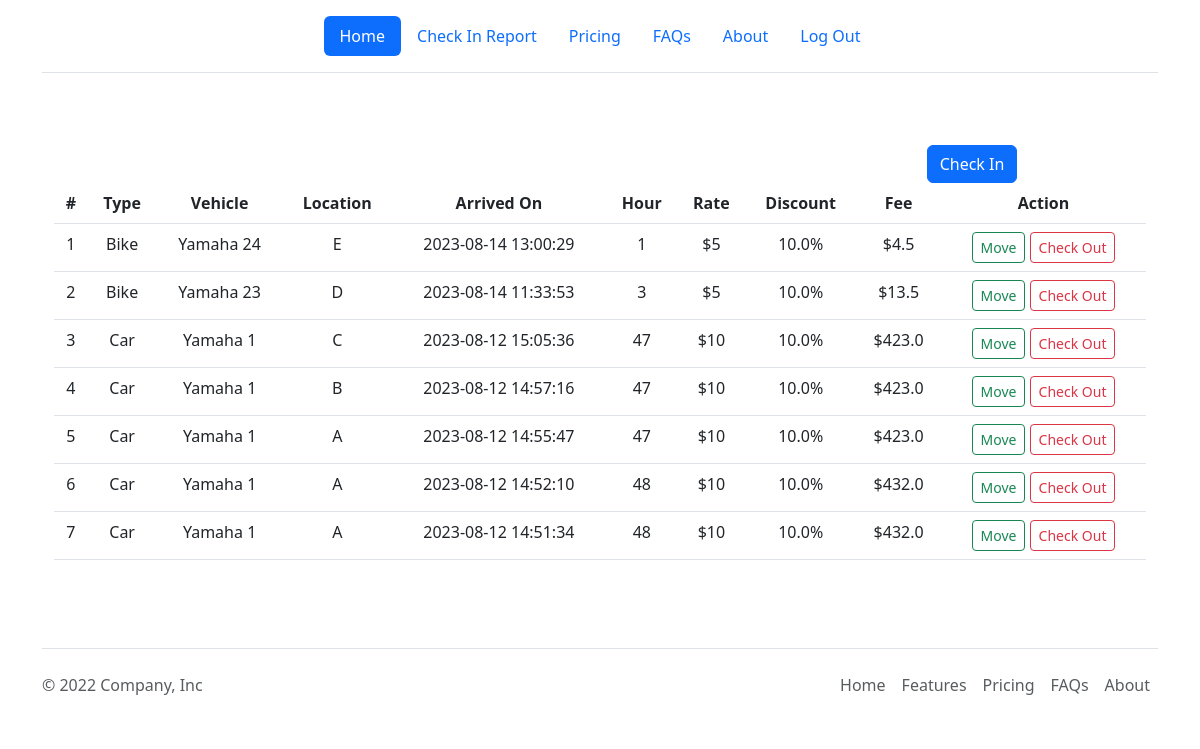
Screenshot of / (signed in) with the database file from the repository.
### app.py (models this page shows)
class CheckIn(db.Model):
    id = db.Column(db.Integer, primary_key=True, autoincrement=True)
    type = db.Column(db.Integer, db.ForeignKey('vehicle_type.id'), nullable=False)
    number = db.Column(db.String, nullable=False)
    creationTime = db.Column(db.DateTime, server_default=db.func.current_timestamp())
    discount = db.Column(db.Integer, db.ForeignKey('discount_card.id'), nullable=False)
    brand = db.Column(db.Integer, db.ForeignKey('brand.id'), nullable=False)

class VehicleType(db.Model):
    id = db.Column(db.Integer, primary_key=True, autoincrement=True)
    type = db.Column(db.String, nullable=False)
    rate = db.Column(db.Integer, nullable= False)

class Brand(db.Model):
    id = db.Column(db.Integer, primary_key=True, autoincrement=True)
    name = db.Column(db.String, nullable=False)
    sorting = db.Column(db.Integer, default=0)

class DiscountCard(db.Model):
    id = db.Column(db.Integer, primary_key=True, autoincrement=True)
    customer = db.Column(db.String, nullable=False)
    percentage = db.Column(db.REAL, nullable=False)

### app.py (the view)
@app.route('/', methods = ['GET'])
@login_required
def get():
    if request.method == "GET":
        query = db.session.query(
        CheckIn.id,
        CheckIn.number,
        VehicleType.type,
        VehicleType.rate,
        Brand.name.label('brand'),
        Location.name,
        CheckIn.creationTime,
        DiscountCard.customer,
        DiscountCard.percentage
    ).join(
        VehicleType,
        VehicleType.id == CheckIn.type,
        isouter= True
    ).join(
        Brand,
        Brand.id == CheckIn.brand,
        isouter=True
    ).join(
        Move,
        Move.checkInId == CheckIn.id,
        isouter=True
    ).join(
        Location,
        Location.id == Move.toLocationId,
        isouter= True
    ).join(
        CheckOut,
        CheckOut.checkInId == CheckIn.id,
        isouter= True
    ).join(
        DiscountCard,
        DiscountCard.id == CheckIn.discount,
        isouter= True
    ).order_by(CheckIn.creationTime.desc()).all()
    current_time = datetime.utcnow()
    summaryQuery = []
    print('query : ' ,len(query))
    for row in query:
        row_dict = {
            'id':row.id,
            'number': row.number,
            'type': row.type,
            'brand': row.brand,
            'location': row.name,
            'creationTime': row.creationTime,
            'customer': row.customer,
            'percentage': row.percentage,
            'rate': row.rate
        }
        hours_since_creation = (current_time - row.creationTime).total_seconds() / 3600
        row_dict['hour'] = 1 if 0 < hours_since_creation < 1 else int(hours_since_creation)
        totalFee = row.rate * row_dict['hour']
        row_dict['fee'] = totalFee * (1 - row.percentage/100)
        summaryQuery.append(row_dict)
    return render_template('index.html', summaryQuery = summaryQuery)

### helpers.py (called while the page is built)
def login_required(f):
    @wraps(f)
    def decorated_function(*args, **kwargs):
        if session.get("user_id") is None:
            return redirect("/login")
        return f(*args, **kwargs)
    return decorated_function

### templates/index.html (shortened to what this page needs)
{% extends "layout.html" %}
{% block main %}
<div class="row justify-content-end">
  <div class="col-4">
    <button type="button" class="btn btn-primary" id="btnCheckIn" data-api-route="/checkInDatas">
      Check In
    </button>
  </div>
</div>
<table class="table">
  <thead>
    <tr>
      <th scope="col">#</th>
      <th scope="col">Type</th>
      <th scope="col">Vehicle</th>
      <th scope="col">Location</th>
      <th scope="col">Arrived On</th>
      <th scope="col">Hour</th>
      <th scope="col">Rate</th>
      <th scope="col">Discount</th>
      <th scope="col">Fee</th>
      <th scope="col">Action</th>
    </tr>
  </thead>
  <tbody>
    {% for s in summaryQuery %}
    <tr>
      <td>{{loop.index}}</td>
      <td>{{s.type}}</td>
      <td>{{s.brand}} {{s.number}}</td>
      <td>{{s.location}}</td>
      <td>{{s.creationTime}}</td>
      <td>{{s.hour}}</td>
      <td>${{s.rate}}</td>
      <td>{{s.percentage | string}}%</td>
      <td>${{s.fee}}</td>
      <td>
        <button id="btnMove" type="button" class="btn btn-outline-success btn-sm" data-id="{{s.id}}" data-location = {{s.location}}>Move</button>
        <button id="btnCheckOut" type="button" class="btn btn-outline-danger btn-sm" data-id="{{s.id}}" data-fee = "{{s.fee}}">Check Out</button>
      </td>
    </tr>
    {% endfor %}
  </tbody>
</table>
{% endblock %}

### rows the page displays
CheckIn: type "Bike", brand "Yamaha", number "24", location "E", creationTime "2023-08-14 13:00:29", hour "1", rate "5", percentage "10.0", fee "4.5"
CheckIn: type "Bike", brand "Yamaha", number "23", location "D", creationTime "2023-08-14 11:33:53", hour "3", rate "5", percentage "10.0", fee "13.5"
CheckIn: type "Car", brand "Yamaha", number "1", location "C", creationTime "2023-08-12 15:05:36", hour "47", rate "10", percentage "10.0", fee "423.0"
CheckIn: type "Car", brand "Yamaha", number "1", location "B", creationTime "2023-08-12 14:57:16", hour "47", rate "10", percentage "10.0", fee "423.0"
CheckIn: type "Car", brand "Yamaha", number "1", location "A", creationTime "2023-08-12 14:55:47", hour "47", rate "10", percentage "10.0", fee "423.0"
CheckIn: type "Car", brand "Yamaha", number "1", location "A", creationTime "2023-08-12 14:52:10", hour "48", rate "10", percentage "10.0", fee "432.0"
CheckIn: type "Car", brand "Yamaha", number "1", location "A", creationTime "2023-08-12 14:51:34", hour "48", rate "10", percentage "10.0", fee "432.0"
